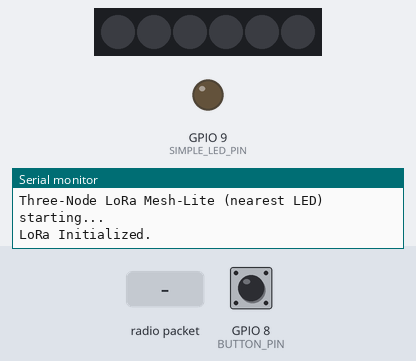
The sketch below on a simulated Seeed XIAO ESP32-C3. Parts: 6 RGB LEDs in strip order, left to right, output pins drawn as LEDs (lit = HIGH), the last lines printed to the serial monitor. The inputs (shaded band) are chosen by the test bench; at power-on: GPIO 8 (BUTTON_PIN) HIGH. No radio packets arrive unless stated.

Above: at 2.2 s.
2.3 s: GPIO 8 (BUTTON_PIN) pulled LOW for 0.15 s
At 3.4 s:
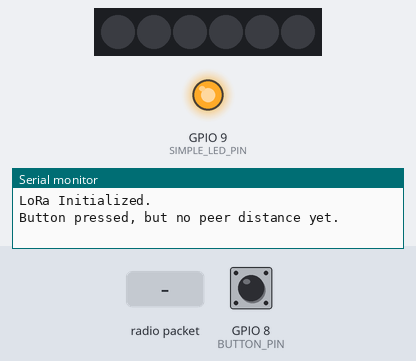
5.3 s: radio packet "L," arrives
6.8 s: radio packet "0" arrives
Timing chart, 0 to 9.8 s (numbered marks = the images above; inputs shaded):
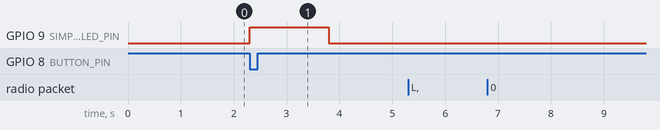

Measured:
- after the input at 2.3 s, GPIO 9 (SIMPLE_LED_PIN): LOW → HIGH at once, → LOW 1.5 s later

The sketch:

Ships.ino
```cpp
#include <SPI.h>
#include <LoRa.h>
#include <math.h>
#include <Adafruit_NeoPixel.h>

// ================== Device Identity ==================
#define DEVICE_ID 3      // <-- Set uniquely to 1, 2, or 3 on each board

// ================== LoRa Pin Definitions (XIAO ESP32-C3) ==================
#define LORA_SS    D7   // GPIO7 (NSS)
#define LORA_RST   D3   // GPIO3 (RST)
#define LORA_DIO0  D1   // GPIO1 (DIO0)

// SPI pins explicitly (XIAO ESP32-C3)
#define SPI_SCK    D4   // GPIO4
#define SPI_MISO   D5   // GPIO5
#define SPI_MOSI   D6   // GPIO6

// ================== Simple LED + Button ==================
#define SIMPLE_LED_PIN  D9       // LED you want to light on command
#define BUTTON_PIN      D8       // Button to GND, uses INPUT_PULLUP

// ================== Optional NeoPixel for distance feedback ==================
#define LED_PIN   D2
#define NUM_LEDS  6
Adafruit_NeoPixel leds(NUM_LEDS, LED_PIN, NEO_GRB + NEO_KHZ800);

// ================== LoRa Radio Settings ==================
#define LORA_FREQ          433E6
#define LORA_SF            7
#define LORA_BW            125E3
#define LORA_CR            5
#define LORA_SYNC_WORD     0x33

// ================== Beacon / Protocol ==================
const unsigned long BASE_INTERVAL_MS = 800; // base beacon interval
// Add an ID-based offset to de-sync transmit times (reduce collisions)
const unsigned long ID_OFFSET_MS = (DEVICE_ID % 4) * 120;

// ================== RSSI / Distance ==================
const int RSSI_WINDOW_SIZE = 10;
struct Peer {
  int id;
  int rssiBuf[RSSI_WINDOW_SIZE];
  int idx = 0;
  bool filled = false;
  float lastDistanceM = NAN;
  unsigned long lastHeardMs = 0;
};
Peer peers[2]; // track the two other devices

// Tunables for RSSI->distance (calibrate these!)
float RSSI_AT_1M = -55.0;  // dBm at 1 meter
float PATH_LOSS_N = 2.7;   // path-loss exponent

// ================== LED Timer ==================
unsigned long simpleLedOffAt = 0; // millis when to turn off D9

// ================== Beacon Seq ==================
unsigned long lastBeaconMs = 0;
uint32_t beaconSeq = 0;

// ================== Helpers ==================
void setNeoPixel(uint8_t r, uint8_t g, uint8_t b) {
  for (int i = 0; i < NUM_LEDS; i++) leds.setPixelColor(i, leds.Color(r, g, b));
  leds.show();
}

float estimateDistance(float avgRssi) {
  // d = 10^((RSSI_1m - RSSI) / (10 * n))
  float exponent = (RSSI_AT_1M - avgRssi) / (10.0f * PATH_LOSS_N);
  return powf(10.0f, exponent);
}

float avgRSSI(const Peer& p) {
  int count = p.filled ? RSSI_WINDOW_SIZE : p.idx;
  if (count <= 0) return NAN;
  long sum = 0;
  for (int i = 0; i < count; i++) sum += p.rssiBuf[i];
  return (float)sum / (float)count;
}

Peer* getPeerById(int id) {
  for (int i = 0; i < 2; i++) if (peers[i].id == id) return &peers[i];
  return nullptr;
}

void pushRSSI(Peer& p, int rssi) {
  p.rssiBuf[p.idx] = rssi;
  p.idx = (p.idx + 1) % RSSI_WINDOW_SIZE;
  if (p.idx == 0) p.filled = true;
  float r = avgRSSI(p);
  if (!isnan(r)) p.lastDistanceM = estimateDistance(r);
  p.lastHeardMs = millis();
}

void tryInitPeers() {
  // Fill peer IDs as the two IDs != DEVICE_ID (assuming IDs 1..3 used)
  int ids[3] = {1, 2, 3};
  int j = 0;
  for (int i = 0; i < 3; i++) {
    if (ids[i] != DEVICE_ID) {
      peers[j].id = ids[i];
      peers[j].idx = 0;
      peers[j].filled = false;
      peers[j].lastDistanceM = NAN;
      peers[j].lastHeardMs = 0;
      j++;
      if (j >= 2) break;
    }
  }
}

int nearestPeerId() {
  // returns the peer ID with the smallest known distance; -1 if none
  float best = 1e9;
  int bestId = -1;
  for (int i = 0; i < 2; i++) {
    float d = peers[i].lastDistanceM;
    if (!isnan(d) && d < best) {
      best = d;
      bestId = peers[i].id;
    }
  }
  return bestId;
}

void sendBeacon() {
  LoRa.beginPacket();
  // Format: B,<id>,<seq>
  LoRa.print("B,");
  LoRa.print(DEVICE_ID);
  LoRa.print(",");
  LoRa.print(beaconSeq++);
  LoRa.endPacket();
  delay(5); // small gap helps under RF noise
}

void sendLedCommand(int targetId, uint16_t onMs) {
  // Format: L,<from>,<to>,<ms>
  LoRa.beginPacket();
  LoRa.print("L,");
  LoRa.print(DEVICE_ID);
  LoRa.print(",");
  LoRa.print(targetId);
  LoRa.print(",");
  LoRa.print(onMs);
  LoRa.endPacket();
  delay(5);
}

// Basic (very light) debounce
bool buttonPressed() {
  static uint8_t stable = HIGH;
  static unsigned long lastChange = 0;
  uint8_t raw = digitalRead(BUTTON_PIN);
  unsigned long now = millis();
  if (raw != stable && (now - lastChange) > 20) {
    stable = raw;
    lastChange = now;
    if (stable == LOW) return true; // active LOW
  }
  return false;
}

void showNearestOnNeoPixel() {
  // Color by nearest distance
  int id = nearestPeerId();
  if (id < 0) { setNeoPixel(0, 0, 0); return; }

  Peer* p = getPeerById(id);
  float d = p ? p->lastDistanceM : NAN;
  if (isnan(d)) { setNeoPixel(0, 0, 0); return; }

  if (d <= 1.0f) setNeoPixel(0, 255, 0);         // <= 1 m : green
  else if (d <= 2.0f) setNeoPixel(0, 0, 255);     // <= 2 m : blue
  else setNeoPixel(255, 0, 0);                    // > 2 m : red
}

// ================== Setup / Loop ==================
void setup() {
  Serial.begin(115200);
  delay(1000);
  Serial.println("\nThree-Node LoRa Mesh-Lite (nearest LED) starting...");

  pinMode(SIMPLE_LED_PIN, OUTPUT);
  digitalWrite(SIMPLE_LED_PIN, LOW);

  pinMode(BUTTON_PIN, INPUT_PULLUP);  // button to GND

  leds.begin();
  leds.show(); // off

  tryInitPeers();

  // Init LoRa
  SPI.begin(SPI_SCK, SPI_MISO, SPI_MOSI, LORA_SS);
  LoRa.setPins(LORA_SS, LORA_RST, LORA_DIO0);

  while (!LoRa.begin(LORA_FREQ)) {
    Serial.println("LoRa init failed. Retrying...");
    delay(1000);
  }

  LoRa.setSpreadingFactor(LORA_SF);
  LoRa.setSignalBandwidth(LORA_BW);
  LoRa.setCodingRate4(LORA_CR);
  LoRa.setSyncWord(LORA_SYNC_WORD);

  Serial.println("LoRa Initialized.");
}

void loop() {
  unsigned long now = millis();

  // 1) Periodic beacon (staggered by ID)
  if (now - lastBeaconMs >= (BASE_INTERVAL_MS + ID_OFFSET_MS)) {
    lastBeaconMs = now;
    sendBeacon();
  }

  // 2) Handle received packets
  int packetSize = LoRa.parsePacket();
  if (packetSize) {
    String s;
    while (LoRa.available()) s += (char)LoRa.read();
    int rssi = LoRa.packetRssi();

    // Parse: either "B,<id>,<seq>" or "L,<from>,<to>,<ms>"
    if (s.startsWith("B,")) {
      // Beacon
      int c1 = s.indexOf(',', 2);  // after "B,"
      if (c1 > 2) {
        int senderId = s.substring(2, c1).toInt();
        if (senderId != DEVICE_ID) {
          Peer* p = getPeerById(senderId);
          if (p) {
            pushRSSI(*p, rssi);
            float r = avgRSSI(*p);
            float d = isnan(r) ? NAN : estimateDistance(r);
            Serial.print("Beacon from ID ");
            Serial.print(senderId);
            Serial.print(" | RSSI avg: ");
            Serial.print(r, 1);
            Serial.print(" dBm | d≈ ");
            if (isnan(d)) Serial.print("?");
            else Serial.print(d * 100.0f, 0);
            Serial.println(" cm");
          }
        }
      }
    } else if (s.startsWith("L,")) {
      // LED command: "L,<from>,<to>,<ms>"
      int c1 = s.indexOf(',', 2);
      int c2 = (c1 > 0) ? s.indexOf(',', c1 + 1) : -1;
      if (c1 > 0 && c2 > c1) {
        int fromId = s.substring(2, c1).toInt();
        int toId   = s.substring(c1 + 1, c2).toInt();
        int ms     = s.substring(c2 + 1).toInt(); // read to end (no 4th comma)

        if (toId == DEVICE_ID) {
          digitalWrite(SIMPLE_LED_PIN, HIGH);
          simpleLedOffAt = millis() + (unsigned long)ms;
          Serial.print("LED command from ID ");
          Serial.print(fromId);
          Serial.print(" -> me: ON for ");
          Serial.print(ms);
          Serial.println(" ms");
        }
      } else {
        Serial.print("Bad L packet: ");
        Serial.println(s);
      }
    } else {
      // Other data (ignore or print)
      Serial.print("RX: ");
      Serial.print(s);
      Serial.print(" | RSSI ");
      Serial.println(rssi);
    }
  }

  // 3) Button -> light self + nearest peer
  if (buttonPressed()) {
    // Light our own LED for 1500 ms
    digitalWrite(SIMPLE_LED_PIN, HIGH);
    simpleLedOffAt = now + 1500;

    // Determine nearest peer and command it
    int target = nearestPeerId();
    if (target > 0) {
      sendLedCommand(target, 1500); // ask nearest to light for 1.5s
      Serial.print("Button pressed. Nearest = ID ");
      Serial.println(target);
    } else {
      Serial.println("Button pressed, but no peer distance yet.");
    }
  }

  // 4) Auto-off for the simple LED
  if (simpleLedOffAt && now >= simpleLedOffAt) {
    digitalWrite(SIMPLE_LED_PIN, LOW);
    simpleLedOffAt = 0;
  }

  // 5) NeoPixel feedback for nearest peer
  showNearestOnNeoPixel();
}
```
